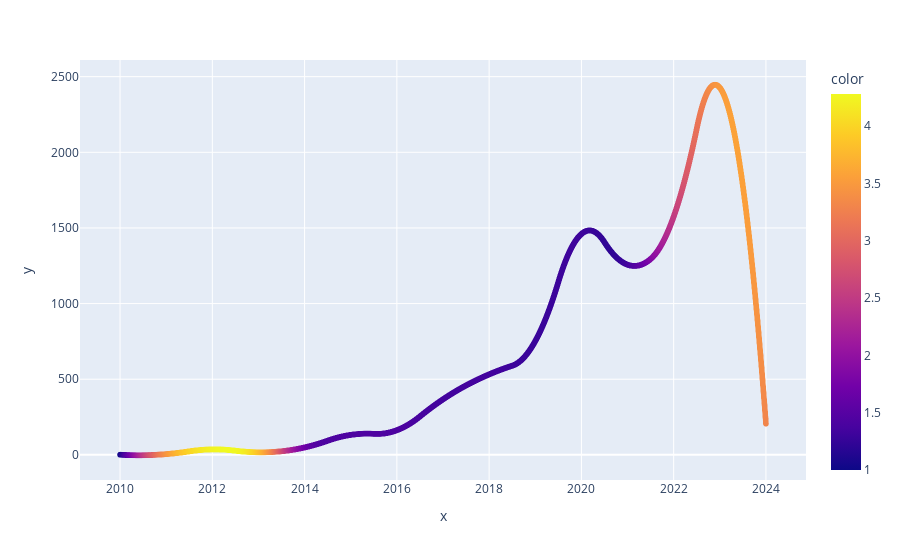

The cell this chart's notebook holds for it:
### Code cell
from scipy.interpolate import interp1d

x_new = np.linspace(x.min(), x.max(),5000)

y_smooth = interp1d(x, y, kind='quadratic')(x_new)
c_smooth = interp1d(x, c, kind='quadratic')(x_new)
size = [0.1 for _ in x_new]

fig = px.scatter(x=x_new, y=y_smooth, color=c_smooth)
fig.show()

### Figure 1 — Plotly figure (JSON) as saved in the notebook; plotly's stock layout.template omitted (floating-point values rounded to 4 significant figures; data arrays with more than 128 entries replaced by an {"elided": "..."} marker saying what was removed)
{"data": [{"hovertemplate": "x=%{x}<br>y=%{y}<br>color=%{marker.color}<extra></extra>", "legendgroup": "", "marker": {"color": {"elided": "5000 float values"}, "coloraxis": "coloraxis", "symbol": "circle"}, "mode": "markers", "name": "", "showlegend": false, "type": "scattergl", "x": {"elided": "5000 float values"}, "xaxis": "x", "y": {"elided": "5000 float values"}, "yaxis": "y"}], "layout": {"coloraxis": {"colorbar": {"title": {"text": "color"}}, "colorscale": [[0, "#0d0887"], [0.1111, "#46039f"], [0.2222, "#7201a8"], [0.3333, "#9c179e"], [0.4444, "#bd3786"], [0.5556, "#d8576b"], [0.6667, "#ed7953"], [0.7778, "#fb9f3a"], [0.8889, "#fdca26"], [1, "#f0f921"]]}, "legend": {"tracegroupgap": 0}, "margin": {"t": 60}, "xaxis": {"anchor": "y", "domain": [0, 1], "title": {"text": "x"}}, "yaxis": {"anchor": "x", "domain": [0, 1], "title": {"text": "y"}}}}
